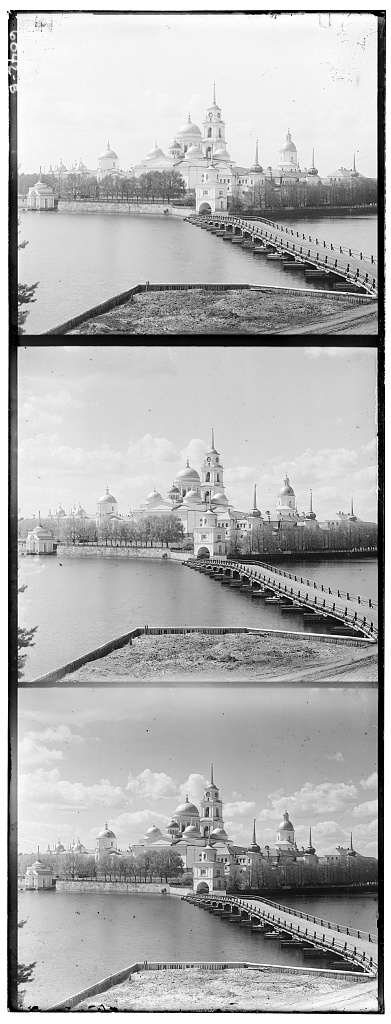
#> input picture src/HW1/ProjectData/original_images/monastery.jpg, 391 x 1024 px, found by its file name
$ python single_scale.py
#> lines starting #> are read from the running program, lines starting #| are printed output that depends on the picture
### src/HW1/ProjectData/image_pyramid.py
import sys
import cv2
import numpy as np

def get_translation_matrix(dx, dy):
    return np.float32([[1, 0, dx],
                [0, 1, dy]])

# [58 lines left out: functions gaussian_kernel, gaussian_blur, scale_down, ncc_score, pyramid_processing, not called in this run]

# [41 lines that do not run on import are left out]

### src/HW1/ProjectData/single_scale.py
import cv2
import numpy as np
from image_pyramid import get_translation_matrix

def ncc_score(base, shift, border_ratio=0.1):
    """
    Normalized Cross-Correlation between two same-size images.
    """
    h, w = base.shape
    bh, bw = int(h*border_ratio), int(w*border_ratio)

    base_crop = base[bh:h-bh, bw:w-bw]
    shift_crop = shift[bh:h-bh, bw:w-bw]

    base_mean = base_crop - np.mean(base_crop)
    shift_mean = shift_crop - np.mean(shift_crop)
    return np.sum(base_mean * shift_mean) / np.sqrt(np.sum(base_mean**2) * np.sum(shift_mean**2))

def single_scale_shift(base, shift):
    best_score = -np.inf
    best_dx, best_dy = 0, 0
    max_shift = 15

    for dx in range(-max_shift, max_shift+1):
        for dy in range(-max_shift, max_shift+1):
            shifted = np.roll(shift, shift=(dy, dx), axis=(0, 1))
            score = ncc_score(base, shifted)
            if score > best_score:
                best_score = score
                best_dx, best_dy = dx, dy

    return best_dx, best_dy

if __name__ == "__main__":

    img = cv2.imread(r"CS180\src\HW1\cs180 proj1 data\original_images\monastery.jpg", cv2.IMREAD_GRAYSCALE)
#> img is the input picture: shape (1024, 391); min 0, max 255, mean 177.7

    # img = remove_border(img)

    h = img.shape[0]  # total height
#> h = 1024
    w = img.shape[1]  # total width
#> w = 391
    third = h//3   # height of each channel
#> third = 341

    # Extract each channel
    B = img[0:third, :]
    G = img[third:2*third, :]
    R = img[2*third:3*third, :]

    B = B.astype(np.float32)
    G = G.astype(np.float32)
    R = R.astype(np.float32)


    G_shifts = single_scale_shift(B, G)
#> the loop in single_scale_shift, `for dx in range(-max_shift, max_shift+1):` made 31 passes
#> pass 1, in ncc_score, `base_crop = base[bh:h-bh, bw:w-bw]`:
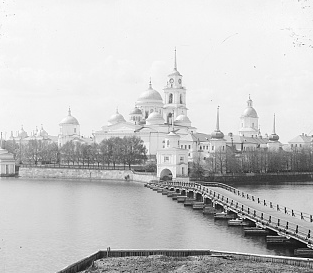
#> base_crop: shape (273, 313) float32; min 0, max 255, mean 199.3
#> pass 1, in ncc_score, `shift_crop = shift[bh:h-bh, bw:w-bw]`:
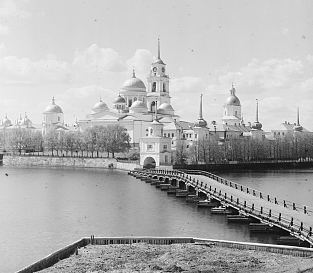
#> shift_crop: shape (273, 313) float32; min 0, max 255, mean 175.9
    R_shifts = single_scale_shift(B, R)
#> the loop in single_scale_shift (call 2), `for dx in range(-max_shift, max_shift+1):` made 31 passes
#> pass 1, in ncc_score (call 963), `shift_crop = shift[bh:h-bh, bw:w-bw]`:
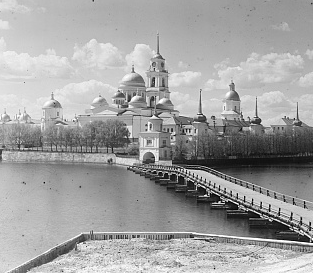
#> shift_crop: shape (273, 313) float32; min 0, max 255, mean 160.8

    G_shift = cv2.warpAffine(G, get_translation_matrix(G_shifts[0], G_shifts[1]), (G.shape[1], G.shape[0]))
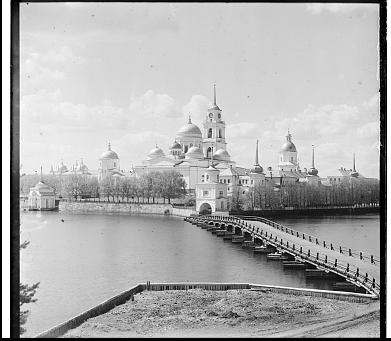
#> G_shift: shape (341, 391) float32; min 0, max 255, mean 174.7
    R_shift =cv2.warpAffine(R, get_translation_matrix(R_shifts[0], R_shifts[1]), (R.shape[1], R.shape[0]))
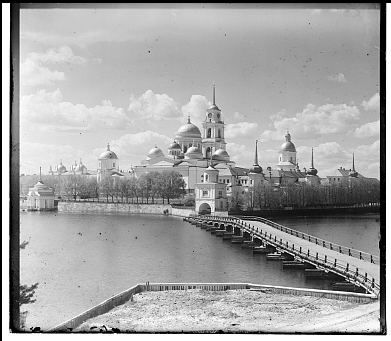
#> R_shift: shape (341, 391) float32; min 0, max 255, mean 163.8

    # [8 lines of commented-out code are left out]
    naive_color = np.dstack([R, G, B]).astype(np.uint8)
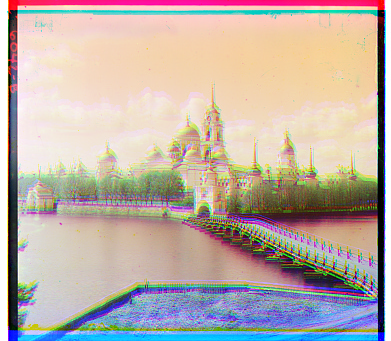
#> naive_color: shape (341, 391, 3); mean of channels 0, 1, 2 167.3, 176.2, 189.2; drawn as B, G, R
    non_naive = np.dstack([B, G_shift, R_shift]).astype(np.uint8)
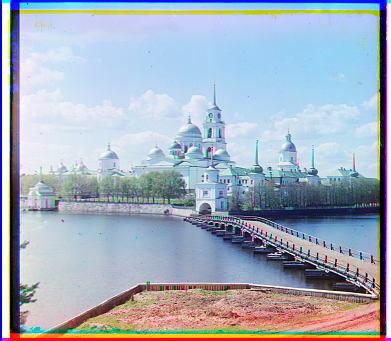
#> non_naive: shape (341, 391, 3); mean of channels 0, 1, 2 189.2, 174.7, 163.8; drawn as B, G, R

    # Show image (works if you're using a notebook or local Python)
    # cv2.imshow("Naive Result", naive_color)
    print("donez, awaiting, no-lag")
    cv2.imshow("non-naive", non_naive)
    cv2.waitKey(0)
    cv2.destroyAllWindows()

$ run again, with src/HW1/ProjectData/original_images/cathedral.jpg copied over src/HW1/ProjectData/original_images/monastery.jpg
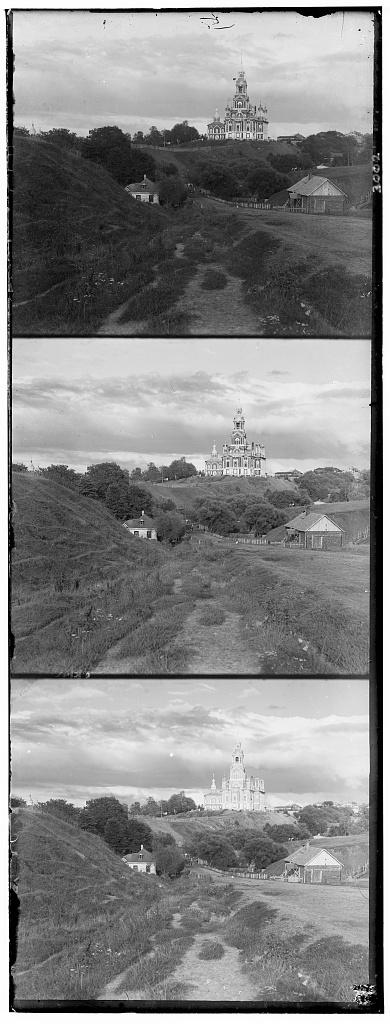
#> input picture src/HW1/ProjectData/original_images/cathedral.jpg, 390 x 1024 px, found by its file name
#> img is the input picture: shape (1024, 390); min 0, max 255, mean 133.7
#> the loop in single_scale_shift, `for dx in range(-max_shift, max_shift+1):` made 31 passes
#> pass 1, in ncc_score, `shift_crop = shift[bh:h-bh, bw:w-bw]`:
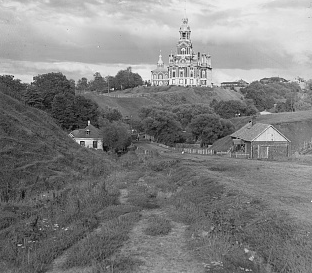
#> shift_crop: shape (273, 312) float32; min 0, max 255, mean 129.3
#> `non_naive = np.dstack([B, G_shift, R_shift]).astype(np.uint8)`:
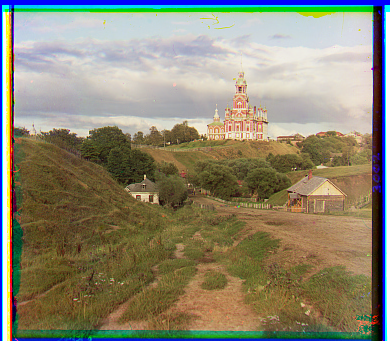
#> non_naive: shape (341, 390, 3); mean of channels 0, 1, 2 114, 134.7, 139.9; drawn as B, G, R

$ run again, with src/HW1/ProjectData/original_images/tobolsk.jpg copied over src/HW1/ProjectData/original_images/monastery.jpg
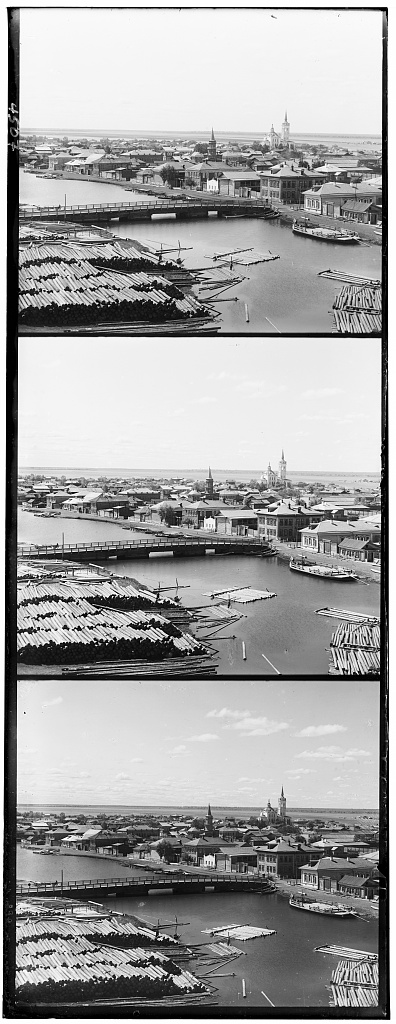
#> input picture src/HW1/ProjectData/original_images/tobolsk.jpg, 396 x 1024 px, found by its file name
#> img is the input picture: shape (1024, 396); min 0, max 255, mean 161
#> the loop in single_scale_shift, `for dx in range(-max_shift, max_shift+1):` made 31 passes
#> pass 1, in ncc_score, `shift_crop = shift[bh:h-bh, bw:w-bw]`:
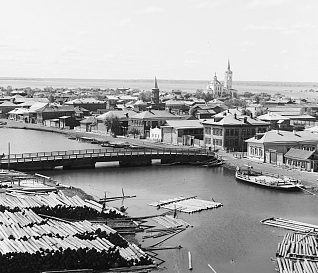
#> shift_crop: shape (273, 318) float32; min 0, max 255, mean 166.1
#> `non_naive = np.dstack([B, G_shift, R_shift]).astype(np.uint8)`:
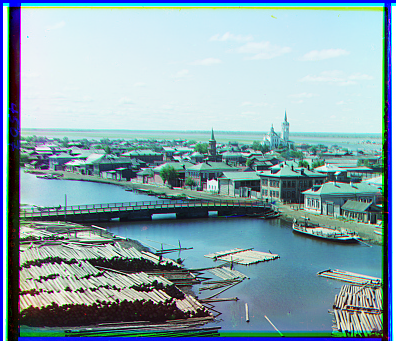
#> non_naive: shape (341, 396, 3); mean of channels 0, 1, 2 173.8, 165.5, 136; drawn as B, G, R
